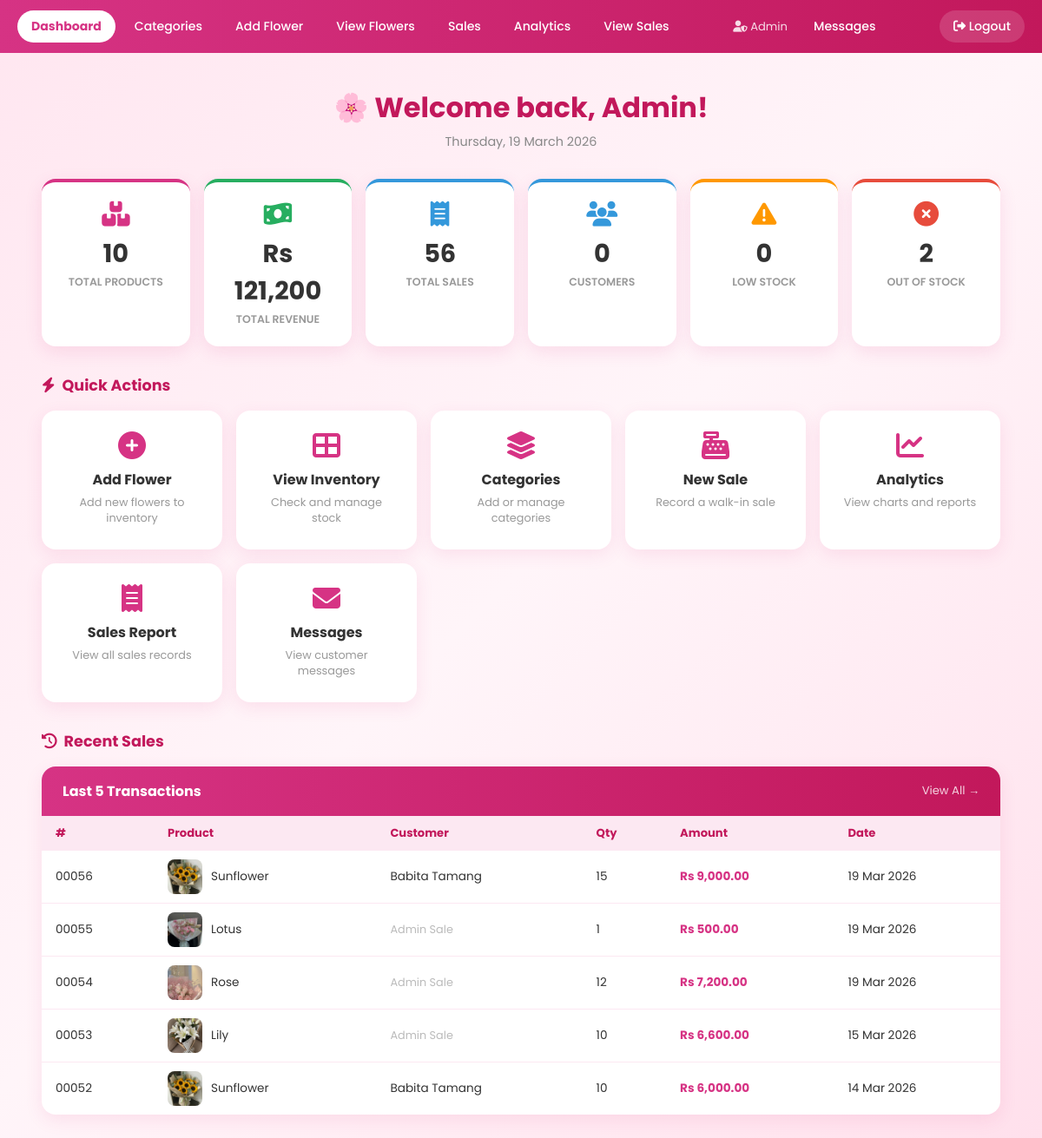
Page /admin_dashboard.php (signed in) on the committed database.
### tables this page shows
CREATE TABLE `sales` (
  `id` int(11) NOT NULL,
  `product_id` int(11) NOT NULL,
  `user_id` int(11) DEFAULT NULL,
  `order_id` int(11) DEFAULT NULL,
  `quantity` int(11) NOT NULL,
  `subtotal` decimal(10,2) NOT NULL,
  `sale_date` datetime DEFAULT current_timestamp()
);

CREATE TABLE `products` (
  `id` int(11) NOT NULL,
  `name` varchar(100) NOT NULL,
  `price` decimal(10,2) NOT NULL,
  `quantity` int(11) NOT NULL,
  `image` varchar(255) DEFAULT NULL,
  `category_id` int(11) DEFAULT NULL
);

CREATE TABLE `users` (
  `id` int(11) NOT NULL,
  `name` varchar(100) NOT NULL,
  `email` varchar(150) NOT NULL,
  `username` varchar(100) NOT NULL,
  `password` varchar(255) NOT NULL,
  `role` enum('admin','client') NOT NULL DEFAULT 'client',
  `created_at` timestamp NOT NULL DEFAULT current_timestamp(),
  `phone` varchar(20) DEFAULT NULL,
  `address` varchar(255) DEFAULT NULL,
  `city` varchar(100) DEFAULT NULL
);

### admin_dashboard.php (the view, shortened to what this page needs)
<?php
include 'db.php';
$totalProducts  = $conn->query("SELECT COUNT(*) as c FROM products")->fetch_assoc()['c'];
$totalRevenue   = $conn->query("SELECT COALESCE(SUM(subtotal),0) as r FROM sales")->fetch_assoc()['r'];
$totalSales     = $conn->query("SELECT COUNT(*) as c FROM sales")->fetch_assoc()['c'];
$lowStock       = $conn->query("SELECT COUNT(*) as c FROM products WHERE quantity <= 5 AND quantity > 0")->fetch_assoc()['c'];
$outOfStock     = $conn->query("SELECT COUNT(*) as c FROM products WHERE quantity = 0")->fetch_assoc()['c'];
$totalCustomers = $conn->query("SELECT COUNT(*) as c FROM users WHERE role = 'user'")->fetch_assoc()['c'];
$recentSales = $conn->query("
    SELECT s.id, p.name as product, p.image, u.name as customer,
           s.quantity, s.subtotal, s.sale_date
    FROM sales s
    JOIN products p ON s.product_id = p.id
    LEFT JOIN users u ON s.user_id = u.id
    ORDER BY s.sale_date DESC
    LIMIT 5
")->fetch_all(MYSQLI_ASSOC);
?>
<!DOCTYPE html>
<html>
<head>
    <link rel="stylesheet" href="https://cdnjs.cloudflare.com/ajax/libs/font-awesome/6.5.0/css/all.min.css">
</head>
<body>
<div class="navbar">
    <a href="admin_dashboard.php" class="active">Dashboard</a>
    <a href="categories.php">Categories</a>
    <a href="add_product.php">Add Flower</a>
    <a href="view_products.php">View Flowers</a>
    <a href="sales.php">Sales</a>
    <a href="analytics.php">Analytics</a>
    <a href="view_sales.php">View Sales</a>
    <span class="admin-name"><i class="fas fa-user-shield"></i> <?= htmlspecialchars($_SESSION['clientName']) ?></span>
    <a href="messages.php">
        Messages
    </a>
    <a href="logout.php" class="logout"><i class="fas fa-sign-out-alt"></i> Logout</a>
</div>
<div class="container">
    <div class="welcome">
        <h2>🌸 Welcome back, <?= htmlspecialchars($_SESSION['clientName']) ?>!</h2>
        <p><?= date('l, d F Y') ?></p>
    </div>
    <div class="stats-grid">
        <div class="stat-card">
            <i class="fas fa-boxes"></i>
            <div class="stat-value"><?= $totalProducts ?></div>
            <div class="stat-label">Total Products</div>
        </div>
        <div class="stat-card green">
            <i class="fas fa-money-bill-wave"></i>
            <div class="stat-value">Rs <?= number_format($totalRevenue, 0) ?></div>
            <div class="stat-label">Total Revenue</div>
        </div>
        <div class="stat-card blue">
            <i class="fas fa-receipt"></i>
            <div class="stat-value"><?= $totalSales ?></div>
            <div class="stat-label">Total Sales</div>
        </div>
        <div class="stat-card blue">
            <i class="fas fa-users"></i>
            <div class="stat-value"><?= $totalCustomers ?></div>
            <div class="stat-label">Customers</div>
        </div>
        <div class="stat-card warning">
            <i class="fas fa-exclamation-triangle"></i>
            <div class="stat-value"><?= $lowStock ?></div>
            <div class="stat-label">Low Stock</div>
        </div>
        <div class="stat-card danger">
            <i class="fas fa-times-circle"></i>
            <div class="stat-value"><?= $outOfStock ?></div>
            <div class="stat-label">Out of Stock</div>
        </div>
    </div>
    <div class="section-title"><i class="fas fa-bolt"></i> Quick Actions</div>
    <div class="actions-grid">
        <a class="action-card" href="add_product.php">
            <i class="fas fa-plus-circle"></i>
            <h3>Add Flower</h3>
            <p>Add new flowers to inventory</p>
        </a>
        <a class="action-card" href="view_products.php">
            <i class="fas fa-th-large"></i>
            <h3>View Inventory</h3>
            <p>Check and manage stock</p>
        </a>
        <a class="action-card" href="categories.php">
            <i class="fas fa-layer-group"></i>
            <h3>Categories</h3>
            <p>Add or manage categories</p>
        </a>
        <a class="action-card" href="sales.php">
            <i class="fas fa-cash-register"></i>
            <h3>New Sale</h3>
            <p>Record a walk-in sale</p>
        </a>
        <a class="action-card" href="analytics.php">
            <i class="fas fa-chart-line"></i>
            <h3>Analytics</h3>
            <p>View charts and reports</p>
        </a>
        <a class="action-card" href="view_sales.php">
            <i class="fas fa-receipt"></i>
            <h3>Sales Report</h3>
            <p>View all sales records</p>
        </a>
        <a class="action-card" href="messages.php">
            <i class="fas fa-envelope"></i>
            <h3>Messages</h3>
            <p>View customer messages</p>
        </a>
    </div>
    <div class="section-title"><i class="fas fa-history"></i> Recent Sales</div>
    <div class="recent-wrap">
        <div class="recent-header">
            <span>Last 5 Transactions</span>
            <a href="view_sales.php">View All →</a>
        </div>
        <?php if (!empty($recentSales)): ?>
        <table>
            <thead>
                <tr>
                    <th>#</th>
                    <th>Product</th>
                    <th>Customer</th>
                    <th>Qty</th>
                    <th>Amount</th>
                    <th>Date</th>
                </tr>
            </thead>
            <tbody>
                <?php foreach ($recentSales as $s): ?>
                <tr>
                    <td><?= str_pad($s['id'], 5, '0', STR_PAD_LEFT) ?></td>
                    <td>
                        <div class="product-cell">
                            <img src="uploads/<?= htmlspecialchars($s['image']) ?>" alt="">
                            <?= htmlspecialchars($s['product']) ?>
                        </div>
                    </td>
                    <td>
                        <?= $s['customer']
                            ? htmlspecialchars($s['customer'])
                            : '<span class="no-customer">Admin Sale</span>' ?>
                    </td>
                    <td><?= $s['quantity'] ?></td>
                    <td class="amount">Rs <?= number_format($s['subtotal'], 2) ?></td>
                    <td><?= date('d M Y', strtotime($s['sale_date'])) ?></td>
                </tr>
                <?php endforeach; ?>
            </tbody>
        </table>
        <?php endif; ?>
    </div>
</div>
</body>
</html>

### admin_dashboard.php (style rules this page uses)
* { box-sizing: border-box; margin: 0; padding: 0; }
body { font-family: 'Poppins', sans-serif; background: linear-gradient(135deg, #ffe6f0, #fff5f9, #ffe0ec); min-height: 100vh; padding-top: 70px; }
.navbar { position: fixed; top:0; left:0; width:100%; background: linear-gradient(90deg, #d63384, #c2185b); padding: 12px 20px; z-index: 1000; display: flex; gap: 6px; align-items: center; }
.navbar a { color: white; text-decoration: none; padding: 8px 16px; border-radius: 20px; font-size: 0.88rem; font-weight: 500; transition: background 0.2s; }
.navbar a.active { background: white; color: #d63384; font-weight: 700; }
.navbar a.logout { margin-left: auto; background: rgba(255,255,255,0.15); }
.navbar .admin-name { color: rgba(255,255,255,0.85); font-size: 0.82rem; margin-left: auto; margin-right: 0.5rem; }
.container { width: 92%; max-width: 1200px; margin: 30px auto; position: relative; z-index: 1; }
.welcome { text-align: center; margin-bottom: 2rem; }
.welcome h2 { font-size: 2rem; font-weight: 700; color: #c2185b; margin-bottom: 0.3rem; }
.welcome p { color: #888; font-size: 0.9rem; }
.stats-grid { display: grid; grid-template-columns: repeat(auto-fit, minmax(160px, 1fr)); gap: 16px; margin-bottom: 2rem; }
.stat-card { background: white; border-radius: 16px; padding: 1.4rem 1.2rem; text-align: center; box-shadow: 0 6px 20px rgba(214,51,132,0.12); transition: transform 0.2s, box-shadow 0.2s; border-top: 4px solid #d63384; }
.stat-card.warning { border-top-color: #ff9800; }
.stat-card.danger { border-top-color: #e74c3c; }
.stat-card.green { border-top-color: #27ae60; }
.stat-card.blue { border-top-color: #3498db; }
.stat-card i { font-size: 1.8rem; color: #d63384; margin-bottom: 0.6rem; display: block; }
.stat-card.warning i { color: #ff9800; }
.stat-card.danger i { color: #e74c3c; }
.stat-card.green i { color: #27ae60; }
.stat-card.blue i { color: #3498db; }
.stat-card .stat-value { font-size: 1.8rem; font-weight: 700; color: #333; }
.stat-card .stat-label { font-size: 0.78rem; color: #999; font-weight: 600; text-transform: uppercase; margin-top: 2px; }
.section-title { font-size: 1.1rem; font-weight: 700; color: #c2185b; margin-bottom: 1rem; display: flex; align-items: center; gap: 0.5rem; }
.actions-grid { display: grid; grid-template-columns: repeat(auto-fit, minmax(180px, 1fr)); gap: 16px; margin-bottom: 2rem; }
.action-card { display: block; background: white; border-radius: 16px; padding: 1.5rem; text-align: center; box-shadow: 0 6px 20px rgba(214,51,132,0.1); text-decoration: none; color: inherit; transition: transform 0.2s, box-shadow 0.2s; border-bottom: 3px solid transparent; }
.action-card i { font-size: 2rem; color: #d63384; display: block; margin-bottom: 0.7rem; }
.action-card h3 { font-size: 1rem; font-weight: 700; color: #333; margin-bottom: 0.3rem; }
.action-card p { font-size: 0.8rem; color: #999; }
.recent-wrap { background: white; border-radius: 16px; box-shadow: 0 6px 20px rgba(214,51,132,0.1); overflow: hidden; }
.recent-header { background: linear-gradient(90deg, #d63384, #c2185b); padding: 1rem 1.5rem; display: flex; justify-content: space-between; align-items: center; }
.recent-header span { color: white; font-weight: 700; font-size: 1rem; }
.recent-header a { color: rgba(255,255,255,0.8); font-size: 0.82rem; text-decoration: none; }
table { width: 100%; border-collapse: collapse; }
thead th { background: #fce8f2; color: #c2185b; padding: 10px 16px; text-align: left; font-size: 0.82rem; font-weight: 700; }
tbody tr { border-bottom: 1px solid #fce8f2; transition: background 0.15s; }
tbody tr:last-child { border-bottom: none; }
td { padding: 10px 16px; font-size: 0.85rem; color: #333; vertical-align: middle; }
.product-cell { display: flex; align-items: center; gap: 10px; }
.product-cell img { width: 40px; height: 40px; object-fit: cover; border-radius: 8px; }
.amount { font-weight: 700; color: #d63384; }
.no-customer { color: #bbb; font-size: 0.8rem; }

### rows in the picture
sales: id "00056", product.image (picture), product.name "Sunflower", user.name "Babita Tamang", quantity "15", subtotal "9,000.00", sale_date "19 Mar 2026"
sales: id "00055", product.image (picture), product.name "Lotus", shows "Admin Sale", quantity "1", subtotal "500.00", sale_date "19 Mar 2026"
sales: id "00054", product.image (picture), product.name "Rose", shows "Admin Sale", quantity "12", subtotal "7,200.00", sale_date "19 Mar 2026"
sales: id "00053", product.image (picture), product.name "Lily", shows "Admin Sale", quantity "10", subtotal "6,600.00", sale_date "15 Mar 2026"
sales: id "00052", product.image (picture), product.name "Sunflower", user.name "Babita Tamang", quantity "10", subtotal "6,000.00", sale_date "14 Mar 2026"

### other values in the picture
$_SESSION['clientName'] "Admin"
$totalProducts "10"
$totalRevenue "121,200"
$totalSales "56"
$totalCustomers "0"
$lowStock "0"
$outOfStock "2"
